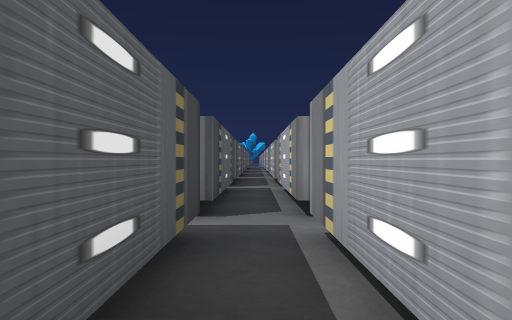
[1] (above)

24 first-person views from a walk through a 3-D level made in the Unity game engine. The camera is 0.68 m above the floor, looks level and sees 70° across. The floor is counted in squares, 1 m on a side. Each view is taken from the middle of a square. On the plan, view 1 faces up. The plan holds only what a view shows up to about 11 squares ahead; the rest is blank. The place goes on beyond the plan. Some animated figures are not drawn.

[2]
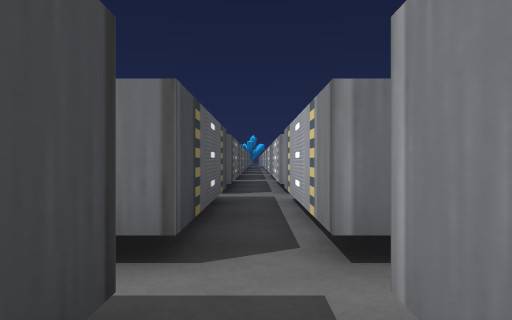

[3]
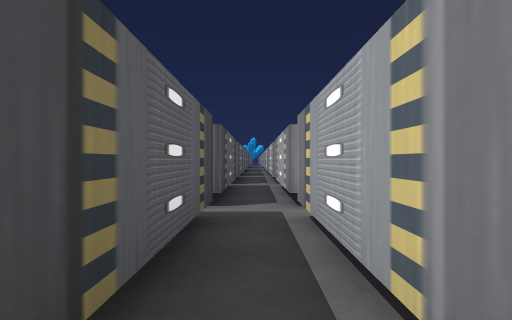

[4]
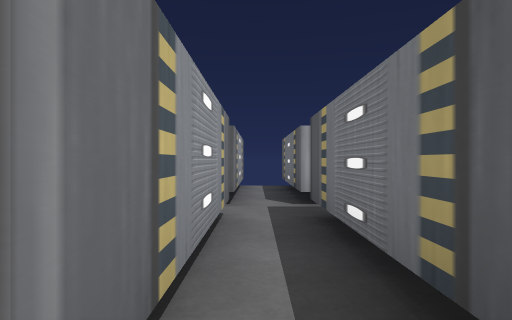

[5]
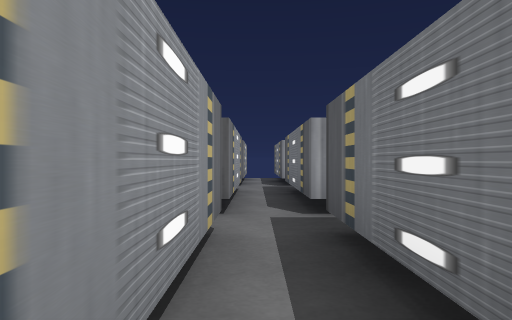

[6]
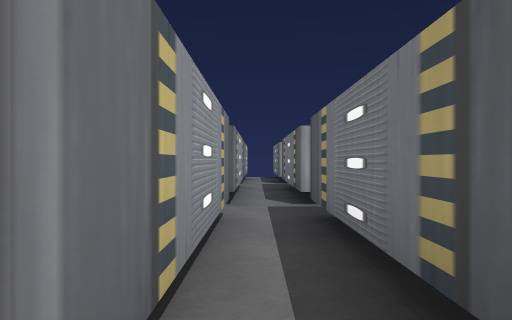

[7]
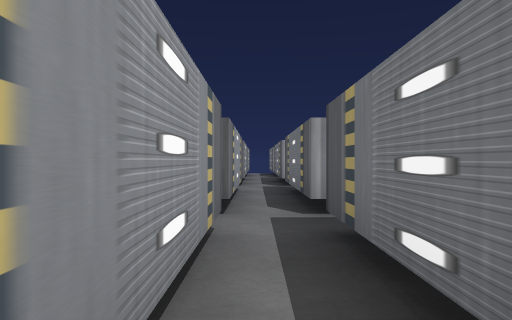

[8]
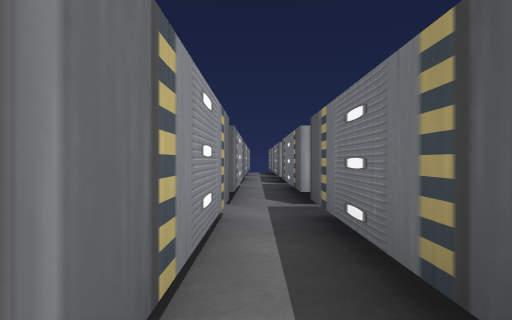

[9]
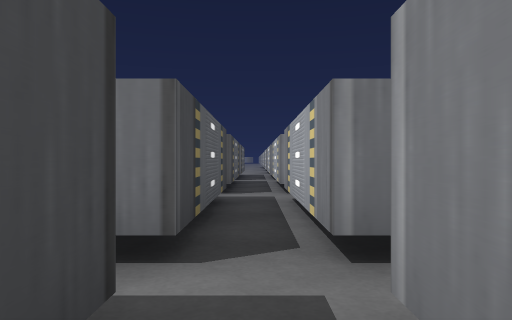

[10]
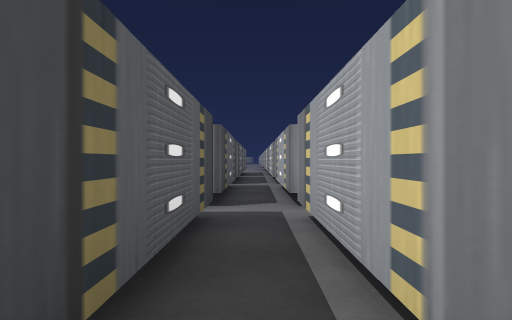

[11]
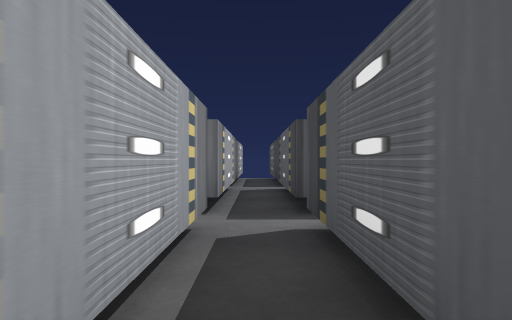

[12]
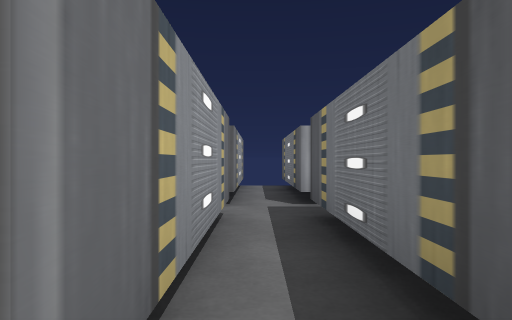

[13]
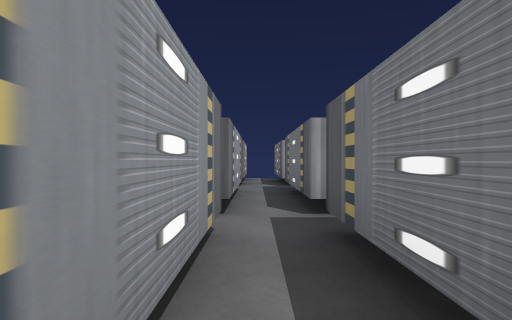

[14]
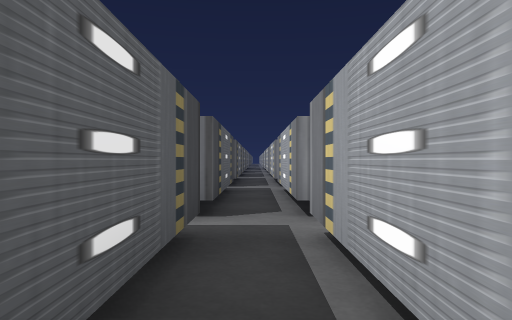

[15]
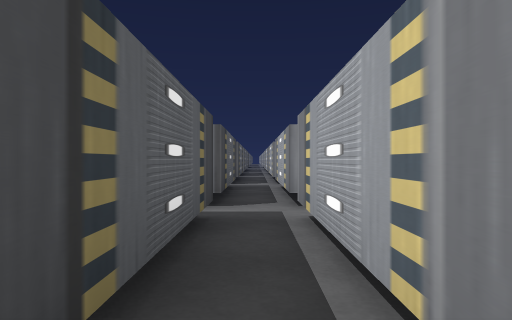

[16]
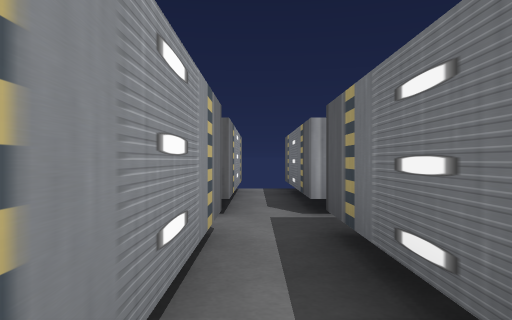

[17]
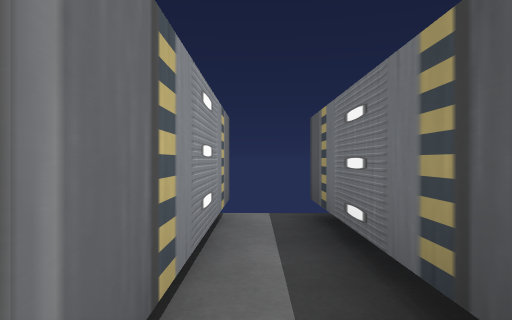

[18]
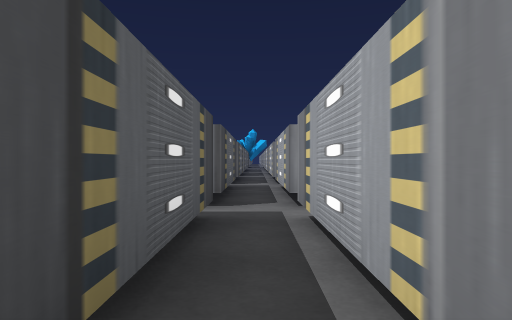

[19]
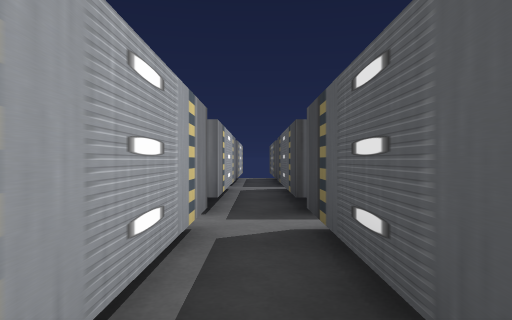

[20]
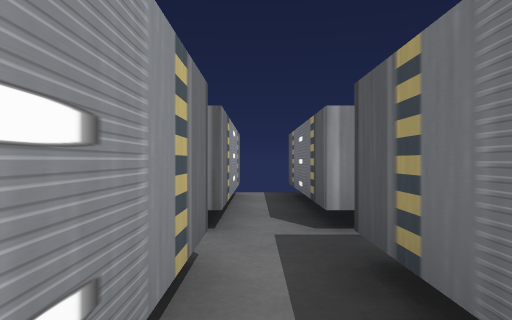

[21]
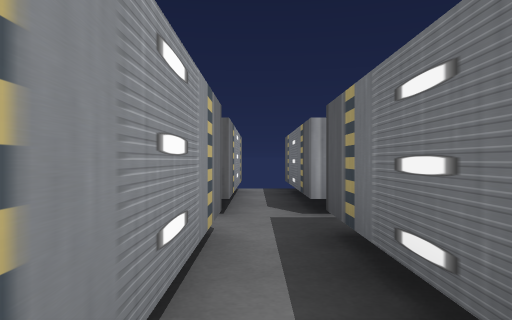

[22]
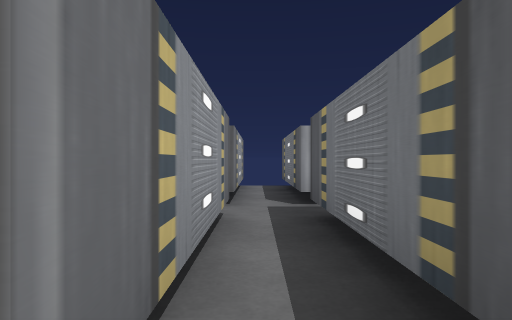

[23]
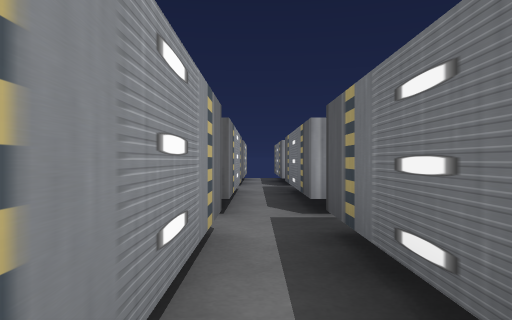

[24]
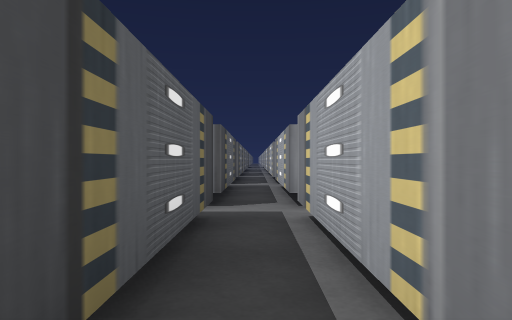

### Floor plan
Key: @ floor where view 1 was taken; # wall or solid block; . floor.
Columns run from 15 left of view 1 to 5 right of it. Each row starts with its distance up from view 1.
 13          #.#  #.#
 12          #.#  #.#
 11          #.#  #.#
 10          #.#  #.#
  9          ...  ...
  8     #.#  #.#  #.#
  7     #.#  #.#  #.#
  6     #.#  #.#  #.#
  5     #.####.####.#####
  4     ................
  3     #.####.####.#####
  2     #.#  #.#  #.#
  1     #.#  #.#  #.#
  0  ####.####.####@####
 -1 ....................
 -2  ####.####.####.####
 -3     #.#  #.#  #.#
 -4     #.#  #.#  #.#
 -5     #.####.####.####
 -6     ................
 -7     #.####.####.#####
 -8     #.#       #.#
 -9     #.#       #.#
-10     #.#       #.#
-11     ...       ...
-12     #.#       #.#
-13     #.#       #.#

Where each view was taken, in squares from view 1:
view 1: 0 up, 0 right, facing up
view 2: 3 down, 0 right, facing up
view 3: 6 down, 0 right, facing up
view 4: 1 down, 5 left, facing right
view 5: 1 down, 9 left, facing right
view 6: 1 down, 10 left, facing right
view 7: 1 down, 14 left, facing right
view 8: 1 down, 15 left, facing right
view 9: 3 down, 10 left, facing up
view 10: 6 down, 10 left, facing up
view 11: 2 down, 10 left, facing down
view 12: 4 up, 5 left, facing right
view 13: 4 up, 9 left, facing right
view 14: 0 up, 5 left, facing up
view 15: 4 up, 5 left, facing up
view 16: 4 up, 4 left, facing right
view 17: 4 up, 0 right, facing right
view 18: 4 up, 0 right, facing up
view 19: 2 down, 0 right, facing down
view 20: 6 down, 3 left, facing right
view 21: 6 down, 4 left, facing right
view 22: 6 down, 5 left, facing right
view 23: 6 down, 9 left, facing right
view 24: 6 down, 5 left, facing up
